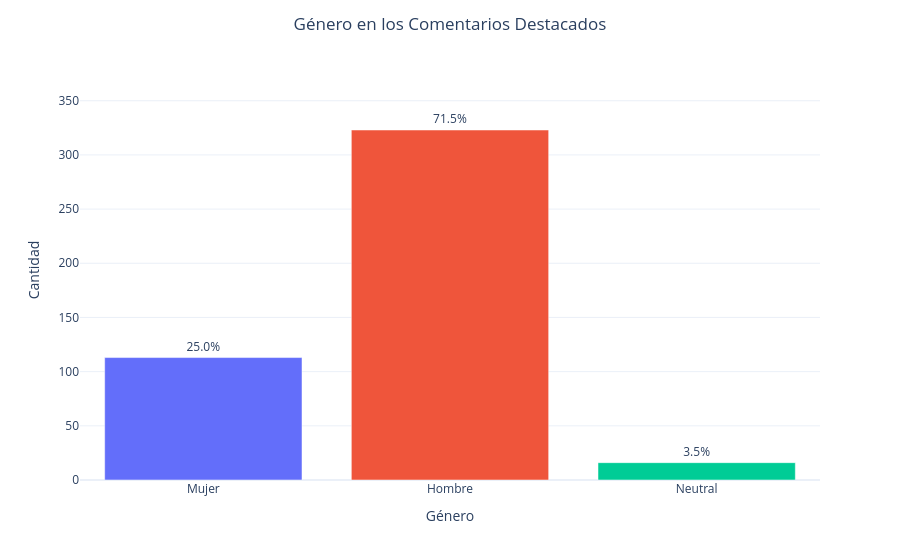

The cell this chart's notebook holds for it:
### Markdown cell above
En las redes sociales, 'Me gusta' (like) puede ser considerada muchas veces como una reacción neutral, debido a la cualidad que tiene de expresar aprobación con una publicación. Por lo tanto, ignorando dicha reacción, que puede responder tanto a opiniones negativas o positivas, podemos observar que la reacción más común en el grupo de ***Mi Bici Usuarios GDL*** es la risa, lo cual suponemos es un indicador del humor mexicano ante la inconformidad o situaciones diversas.

Después de ello, tenemos la reacción de corazón, seguida de la reacción de tristeza, con casi la misma frecuencia.

### Code cell
# Translate and order columns
MAP = {"FEMALE": "Mujer", "MALE": "Hombre", "NEUTER": "Neutral"}
ORDER = ["Mujer", "Hombre", "Neutral"]

pairs = [
    ("top_comment_name", "top_comment_gender"),
    ("top2_comment_name", "top2_comment_gender"),
]

# Get counts by gender
genders = pd.concat(
    [df.loc[df[name].notna(), gender] for name, gender in pairs],
    ignore_index=True,
)
# Exclude unknown genders
genders = genders.str.upper().map(MAP).dropna()  

dist = (
    genders.value_counts()
    .reindex(ORDER, fill_value=0)
    .rename_axis("gender")
    .reset_index(name="count")
)
total = dist["count"].sum()
dist["percent"] = dist["count"] / total * 100
dist["label"] = dist["percent"].map(lambda p: f"{p:.1f}%")

# Visualize data
fig = px.bar(
    dist, x="gender", y="count", text="label", color="gender",
    category_orders={"gender": ORDER},
    labels={"gender": "Género", "count": "Cantidad", "label": "Porcentaje"},
)
fig.update_traces(textposition="outside", cliponaxis=False)
fig.update_yaxes(range=[0, dist["count"].max() * 1.2])
fig.update_layout(
    template="plotly_white",
    showlegend = False,
    title={
    'text' : f"Género en los Comentarios Destacados", 
    'xanchor': 'center', 
    'x': 0.5,
    }, 
    )
fig.show()

### Figure 1 — Plotly figure (JSON) as saved in the notebook; plotly's stock layout.template omitted (floating-point values rounded to 4 significant figures)
{"data": [{"cliponaxis": false, "hovertemplate": "Género=%{x}<br>Cantidad=%{y}<br>Porcentaje=%{text}<extra></extra>", "legendgroup": "Mujer", "marker": {"color": "#636efa", "pattern": {"shape": ""}}, "name": "Mujer", "orientation": "v", "showlegend": true, "text": ["25.0%"], "textposition": "outside", "type": "bar", "x": ["Mujer"], "xaxis": "x", "y": [113], "yaxis": "y"}, {"cliponaxis": false, "hovertemplate": "Género=%{x}<br>Cantidad=%{y}<br>Porcentaje=%{text}<extra></extra>", "legendgroup": "Hombre", "marker": {"color": "#EF553B", "pattern": {"shape": ""}}, "name": "Hombre", "orientation": "v", "showlegend": true, "text": ["71.5%"], "textposition": "outside", "type": "bar", "x": ["Hombre"], "xaxis": "x", "y": [323], "yaxis": "y"}, {"cliponaxis": false, "hovertemplate": "Género=%{x}<br>Cantidad=%{y}<br>Porcentaje=%{text}<extra></extra>", "legendgroup": "Neutral", "marker": {"color": "#00cc96", "pattern": {"shape": ""}}, "name": "Neutral", "orientation": "v", "showlegend": true, "text": ["3.5%"], "textposition": "outside", "type": "bar", "x": ["Neutral"], "xaxis": "x", "y": [16], "yaxis": "y"}], "layout": {"barmode": "relative", "legend": {"title": {"text": "Género"}, "tracegroupgap": 0}, "margin": {"t": 60}, "showlegend": false, "title": {"text": "Género en los Comentarios Destacados", "x": 0.5, "xanchor": "center"}, "xaxis": {"anchor": "y", "categoryarray": ["Mujer", "Hombre", "Neutral"], "categoryorder": "array", "domain": [0, 1], "title": {"text": "Género"}}, "yaxis": {"anchor": "x", "domain": [0, 1], "range": [0, 387.6], "title": {"text": "Cantidad"}}}}
